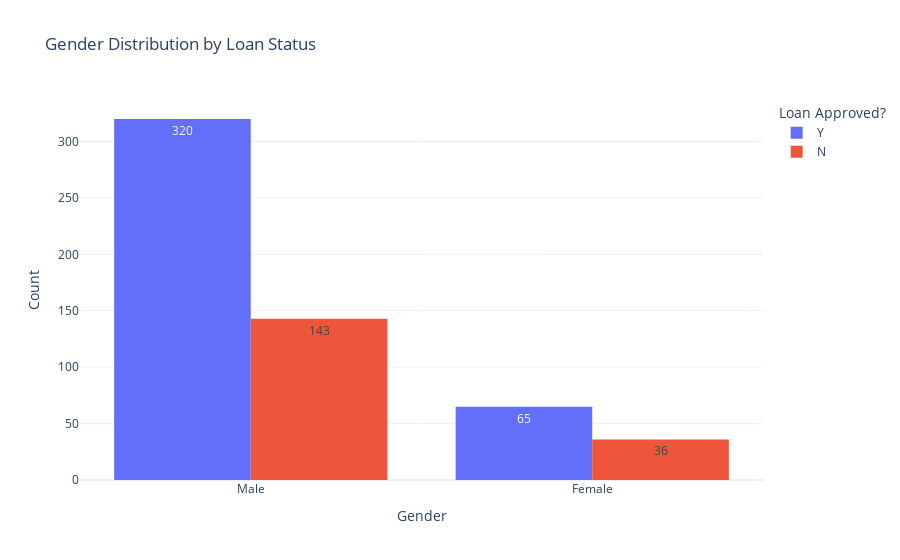

Here is the notebook cell this chart was saved with:
### Code cell
fig = px.histogram(df, x='Gender', color='Loan_Status',
                   barmode='group',  # side-by-side bars
                   text_auto=True,
                   title='Gender Distribution by Loan Status',
                   labels={'Gender': 'Applicant Gender', 'Loan_Status': 'Loan Approved?'})

fig.update_layout(
    xaxis_title="Gender",
    yaxis_title="Count",
    bargap=0.2,
    template="plotly_white"
)

fig.show()

### Figure 1 — Plotly figure (JSON) as saved in the notebook; plotly's stock layout.template omitted (floating-point values rounded to 4 significant figures; data arrays with more than 128 entries replaced by an {"elided": "..."} marker saying what was removed)
{"data": [{"alignmentgroup": "True", "bingroup": "x", "hovertemplate": "Loan Approved?=Y<br>Applicant Gender=%{x}<br>count=%{y}<extra></extra>", "legendgroup": "Y", "marker": {"color": "#636efa", "pattern": {"shape": ""}}, "name": "Y", "offsetgroup": "Y", "orientation": "v", "showlegend": true, "texttemplate": "%{value}", "type": "histogram", "x": {"elided": "385 str values"}, "xaxis": "x", "yaxis": "y"}, {"alignmentgroup": "True", "bingroup": "x", "hovertemplate": "Loan Approved?=N<br>Applicant Gender=%{x}<br>count=%{y}<extra></extra>", "legendgroup": "N", "marker": {"color": "#EF553B", "pattern": {"shape": ""}}, "name": "N", "offsetgroup": "N", "orientation": "v", "showlegend": true, "texttemplate": "%{value}", "type": "histogram", "x": {"elided": "179 str values"}, "xaxis": "x", "yaxis": "y"}], "layout": {"bargap": 0.2, "barmode": "group", "legend": {"title": {"text": "Loan Approved?"}, "tracegroupgap": 0}, "title": {"text": "Gender Distribution by Loan Status"}, "xaxis": {"anchor": "y", "domain": [0, 1], "title": {"text": "Gender"}}, "yaxis": {"anchor": "x", "domain": [0, 1], "title": {"text": "Count"}}}}
